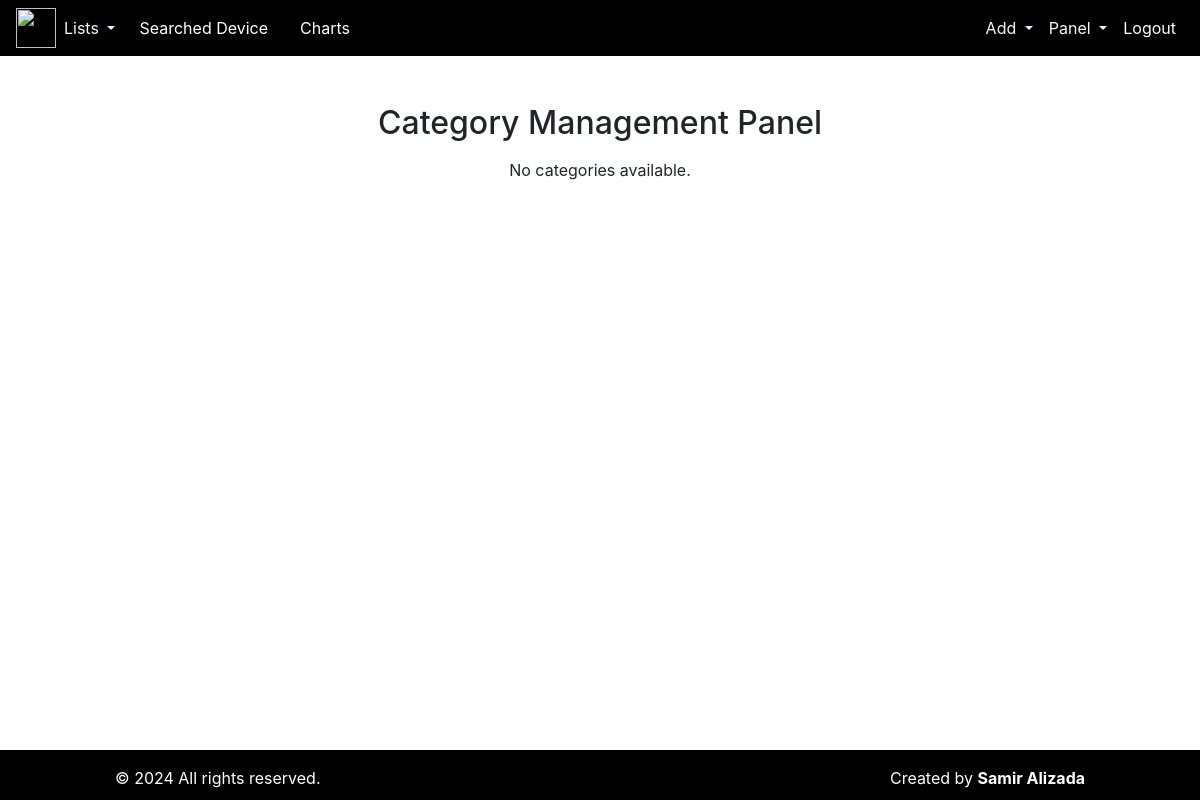
/category-panel/ (signed in), run on an earlier commit of the app's database.
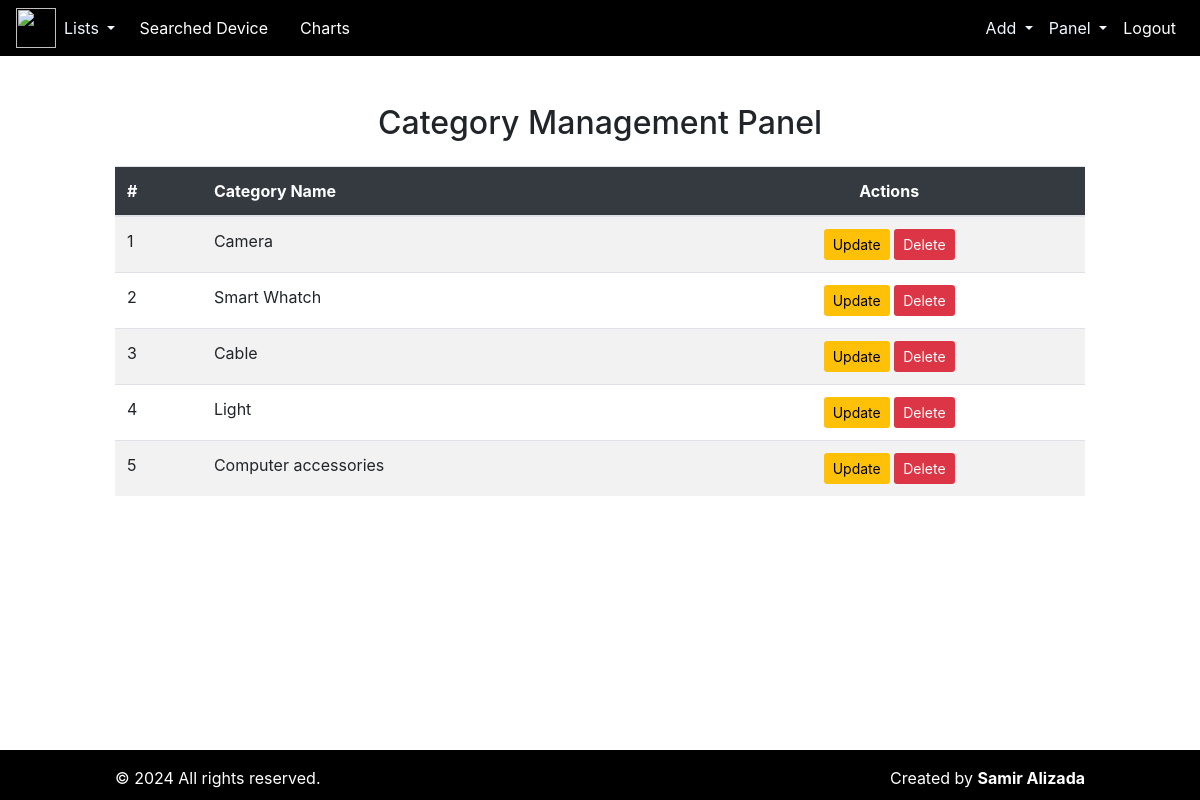
And on a later commit of the database.
### repair/models.py (models this page shows, shortened)
class Category(models.Model):
    name = models.CharField(max_length=100)

### repair/views.py (the view)
# urls.py: path('category-panel/', category_panel, name='category_panel'),
def category_panel(request):
    categories = Category.objects.all()
    query = request.GET.get('q')
    if query:
        categories = categories.filter(name__icontains=query)
    return render(request, 'category/category_panel.html', {'categories': categories})

### templates/category/category_panel.html (shortened to what this page needs)
{% extends "index.html" %}
{% block content %}
<body>
<div class="container mt-5">
<h2 class="text-center">Category Management Panel</h2>
{% if categories %}
<table class="table table-striped mt-4">
    <thead>
        <tr>
            <th>#</th>
            <th>Category Name</th>
            <th class="text-md-center">Actions</th>
        </tr>
    </thead>
    <tbody>
        {% for category in categories %}
        <tr>
            <td>{{ forloop.counter }}</td>
            <td>{{ category.name }}</td>
            <td class="text-center">
                <a href="{% url 'update_category' category.id %}" class="btn btn-update btn-sm">Update</a>
                <a href="{% url 'delete_category' category.id %}" class="btn btn-delete btn-sm" onclick="return confirm('Are you sure you want to delete this category?');">Delete</a>
            </td>
        </tr>
        {% endfor %}
    </tbody>
</table>
{% else %}
<p class="text-center mt-3">No categories available.</p>
{% endif %}
</div>
{% endblock content %}

What changed in the data, as far as the page shows it:
added Category: name "Camera"
added Category: name "Smart Whatch"
added Category: name "Cable"
added Category: name "Light"
added Category: name "Computer accessories"
Also different on the page:
text no longer shown: "No categories available."
text now shown: "# Category Name Actions"
